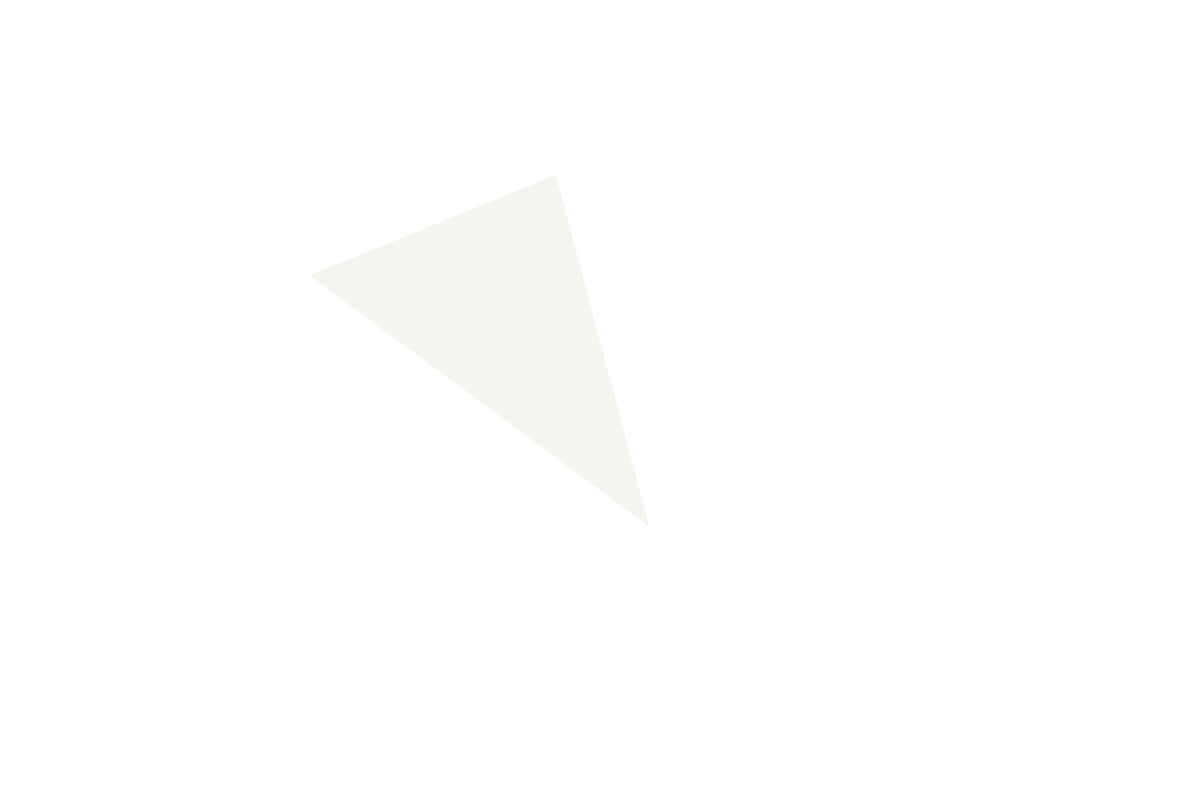
Frame 1 (no input)
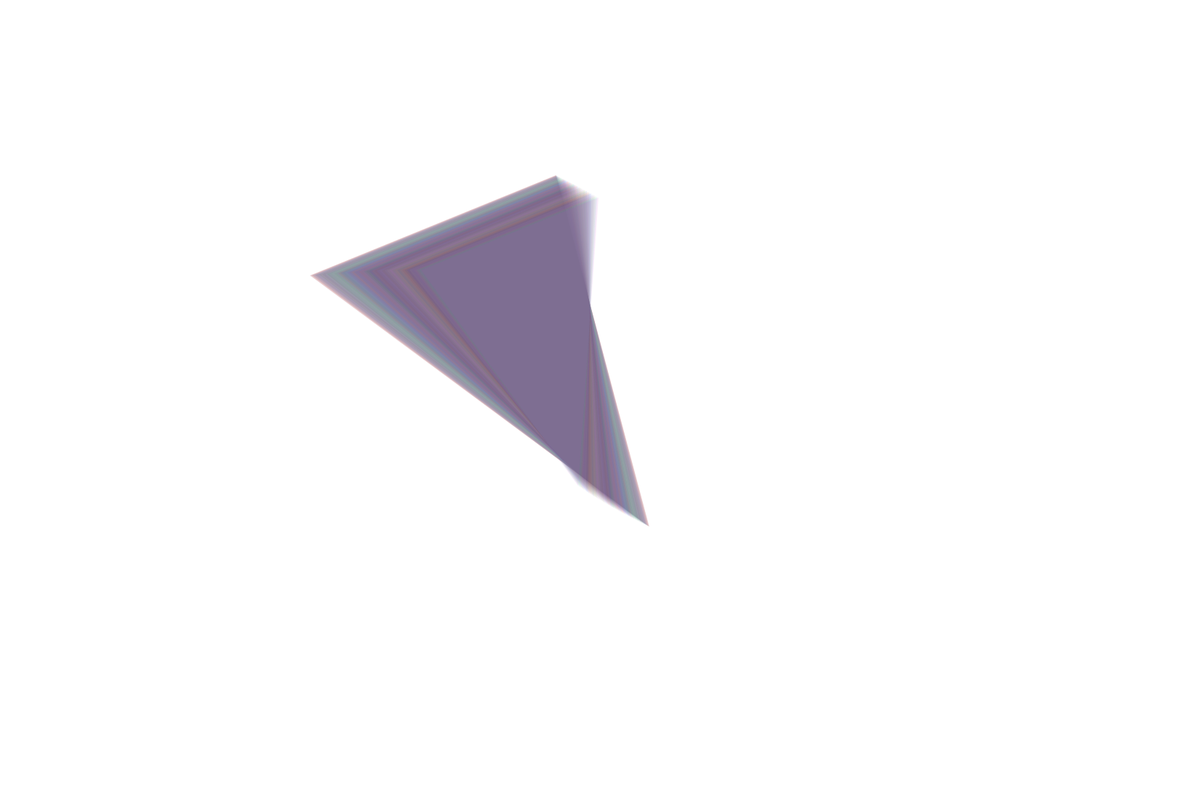
Frame 60 (no input)
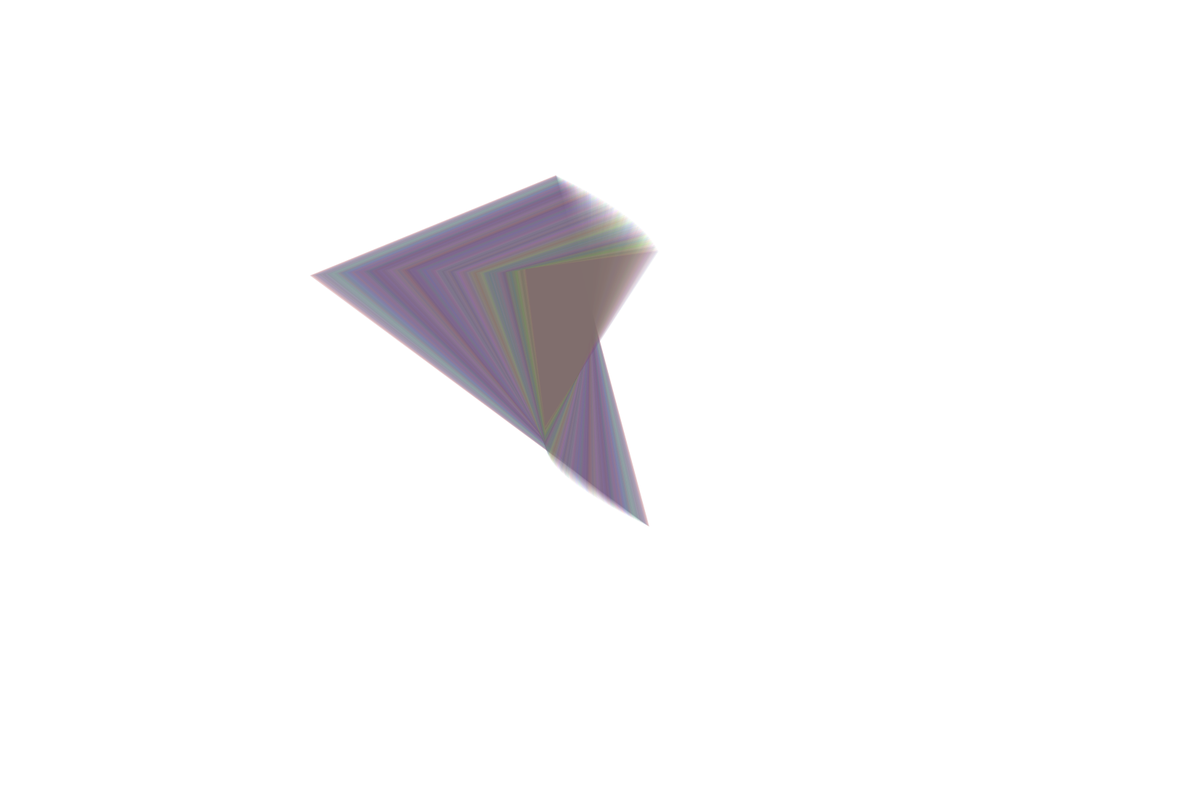
Frame 120 (the mouse pressed at the canvas centre since frame 60)

The p5.js sketch that drew these frames (run headless with seeded random() and noise() and a simulated clock; from frame 60 on, the mouse is pressed at the canvas centre):

// p5.js sketch
// ── sketch.js
var nx1;
var nx2;
var nx3;
var ny1;
var ny2;
var ny3;

function setup() {
  createCanvas(1650, 1080);
  background(255);
  
  // let all the initial noise sampling
  // variables be different, so our samples
  // aren't all initially the same
  nx1 = 10;
  nx2 = 20;
  nx3 = 30;
  ny1 = 40;
  ny2 = 50;
  ny3 = 60;
}

function draw() {
  
  var x1 = width * noise(nx1);
  var x2 = width * noise(nx2);
  var x3 = width * noise(nx3);
  var y1 = height * noise(ny1);
  var y2 = height * noise(ny2);
  var y3 = height * noise(ny3);

  var r = random(random(0, 255),random(0, 255));
  var g = random(random(0, 255),random(0, 255));
  var b = random(random(0, 255),random(0, 255));
  
  noStroke();
  fill(r, g, b, 20);
  triangle(x1, y1, x2, y2, x3, y3);

  // change the noise samples
  nx1 += 0.0011;
  nx2 += 0.0022;
  nx3 += 0.0017;
  ny1 += 0.0013;
  ny2 += 0.0019;
  ny3 += 0.0015;
  
}
